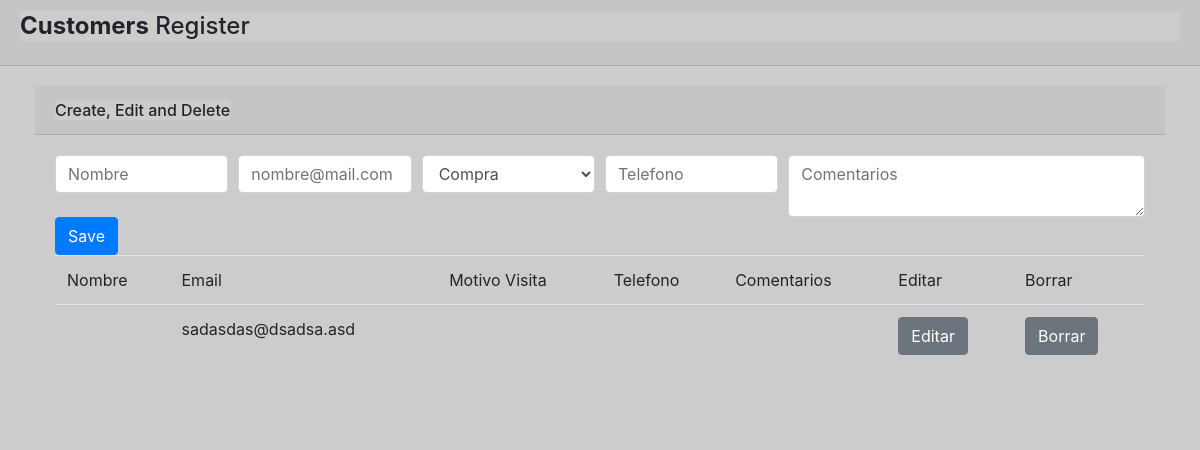
Before: / with the older database file.
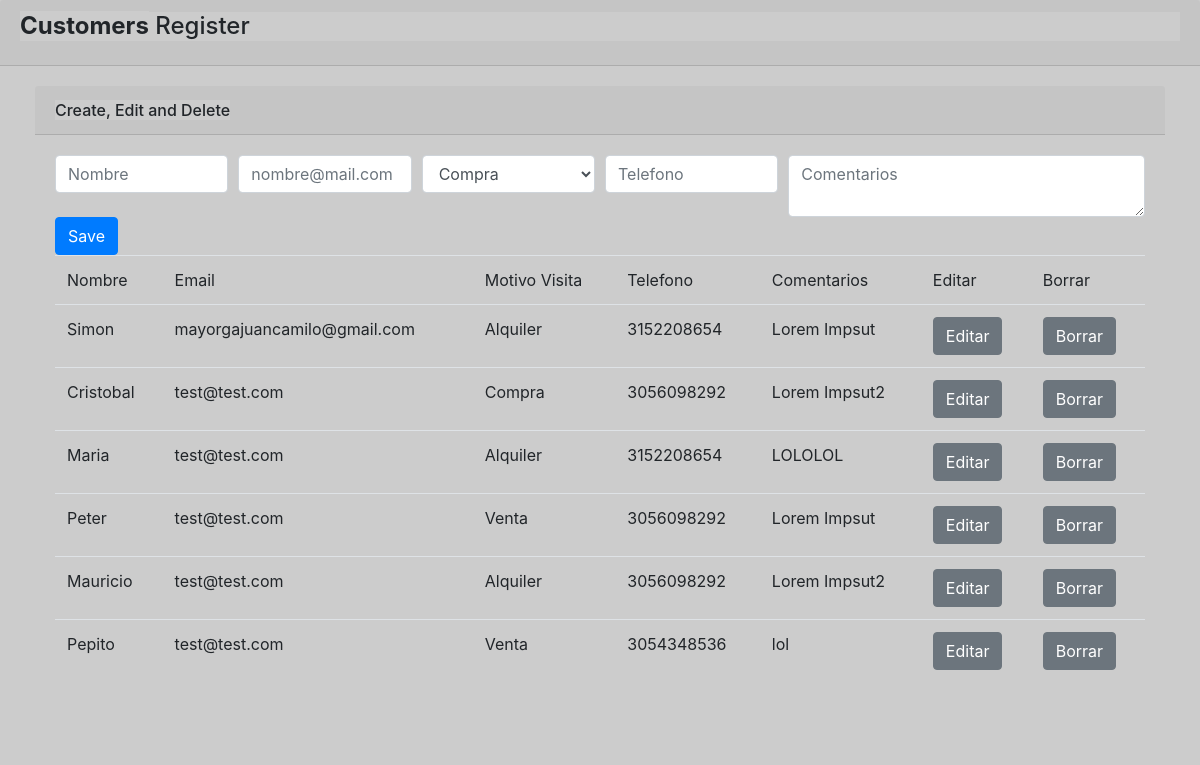
After: the same page with the newer database file.
### tables this page shows
CREATE TABLE `customers` (
  `id` int(11) NOT NULL,
  `create_date` date NOT NULL,
  `mail` varchar(200) NOT NULL,
  `nombre` varchar(200) NOT NULL,
  `motivo_visita` varchar(200) NOT NULL,
  `telefono` varchar(200) NOT NULL,
  `comentarios` varchar(200) NOT NULL
);

### application/controllers/Model.php (called while the page is built, shortened)
<?php
class Model extends CI_Controller {
  public function functionmodel() {
    $sql2="select * from customers order by id desc";
    $result['CustomersList']  = $this->db->query($sql2)->result_array();
      $this->load->view('master');
      $this->load->view('001-model-view', $result);
      $this->load->view('footer');
  }
}

### index.php (called while the page is built, shortened)
<?php
require_once BASEPATH.'core/CodeIgniter.php';

### application/views/001-model-view.php (the view, shortened to what this page needs)
<div class="main-panel" data="blue">
<div class="content-dashboard">
  <div class="row">
  	<div class="col-12">
  		<div class="card-dashboard">
  			<div class="card-header">
  				<h4 class="card-title"><b>Customers</b> Register</h4>
  			</div>
  			<div class="card-body">
  				<div class="col-lg-12 col-md-12">
              <div class="card-dashboard card-tasks">
                <div class="card-header ">
                  <h6 class="title d-inline">Create, Edit and Delete</h6>
                </div>
                <div class="card-body">
  								<form id="customer_frm" name="customer_form" method="post" action=''>
  											<div class="form-row" id="form-customer">
  												<div class="col-2">
  													<input type="text" class="form-control" placeholder="Nombre" name="nombre" value="" id="nombre">
  												</div>
                          <div class="col-2">
                            <input type="email" class="form-control" placeholder="nombre@mail.com" name="mail" value="" id="mail">
                          </div>
                          <div class="col-2">
                            <select class="form-control" name="motivo_visita">
                              <option value="Compra">Compra</option>
                            </select>
                          </div>
  												<div class="col-2">
  													<input type="phone" class="form-control" placeholder="Telefono" name="telefono" value="" id="telefono">
  												</div>
  												<div class="col-4">
  													<textarea type="text" class="form-control" placeholder="Comentarios" name="comentarios" value="" id="comentarios"></textarea>
  												</div>
  												<div class="col-2">
  													<input class="btn btn-primary" type="submit" onclick=validateCustomer() value="Save" id="button_customer">
  												</div>
  											</div>
  								</form>
                  <div class="table-full-width table-responsive ps ps--active-y ps--scrolling-y">
                    <table class="table">
                      <thead>
                        <tr>
                          <td>Nombre</td>
                          <td>Email</td>
                          <td>Motivo Visita</td>
                          <td>Telefono</td>
                          <td>Comentarios</td>
                          <td>Editar</td>
                          <td>Borrar</td>
                        </tr>
                      </thead>
                      <tbody>
  											<?php	if (isset($CustomersList)) { ?>
  													<?php foreach ($CustomersList as $key => $value) { ?>
  																<?php echo '<tr>' ?>
                                      <td><?= $value['nombre']?></td>
                                      <td><?= $value['mail']?></td>
  																		<td><?= $value['motivo_visita']?></td>
  																		<td><?= $value['telefono']?></td>
                                      <td><?= $value['comentarios']?></td>
                                      <td>
                                        <button type="button" class="btn btn-secondary" onclick="editCustomer(<?= $value['id']?>)">
                                          Editar
                                        </button>
                                      </td>
                                      <td>
                                        <button type="button" class="btn btn-secondary" onclick="deleteCustomer(<?= $value['id']?>)">
                                          Borrar
                                        </button>
                                      </td>
  																<?php echo '</tr>' ?>
  													<?php } ?>
  											<?php	} ?>
                      </tbody>
                    </table>
  							</div>
              </div>
            </div>
  			</div>
  		</div>
  	</div>
  </div>
</div>
</div>
</div>

### application/views/master.php (shortened to what this page needs)
<!DOCTYPE html>
<html>
<head>
  <link rel="stylesheet" href="https://stackpath.bootstrapcdn.com/bootstrap/4.3.1/css/bootstrap.min.css">
  <link rel="stylesheet" href="<?php echo site_url('assets/css/estilos.css'); ?>">
</head>
<body>

### application/views/footer.php
</body>
</html>

### assets/css/estilos.css (style rules this page uses)
* { background-color: #ccc; }

Changed rows visible on the page:
removed customers: mail "sadasdas@dsadsa.asd"
added customers: nombre "Simon", mail "mayorgajuancamilo@gmail.com", motivo_visita "Alquiler", telefono "3152208654", comentarios "Lorem Impsut"
added customers: nombre "Cristobal", mail "test@test.com", motivo_visita "Compra", telefono "3056098292", comentarios "Lorem Impsut2"
added customers: nombre "Maria", mail "test@test.com", motivo_visita "Alquiler", telefono "3152208654", comentarios "LOLOLOL"
added customers: nombre "Peter", mail "test@test.com", motivo_visita "Venta", telefono "3056098292", comentarios "Lorem Impsut"
added customers: nombre "Mauricio", mail "test@test.com", motivo_visita "Alquiler", telefono "3056098292", comentarios "Lorem Impsut2"
added customers: nombre "Pepito", mail "test@test.com", motivo_visita "Venta", telefono "3054348536", comentarios "lol"
